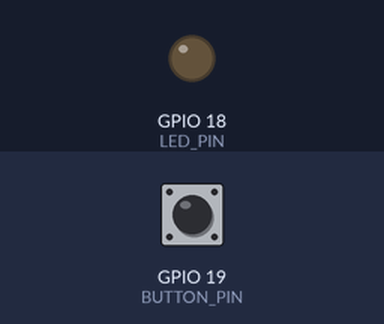
The program below on a simulated ESP32. On the bench: output pins drawn as LEDs (lit = HIGH). The test bench sets the inputs (shaded band); at power-on: GPIO 19 (BUTTON_PIN) HIGH.

Above: at 1.2 s.
1.3 s: GPIO 19 (BUTTON_PIN) pulled LOW for 0.15 s
At 2.5 s:
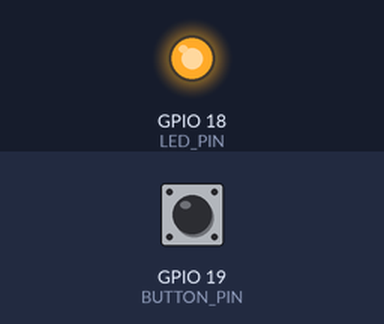
Timing chart, 0 to 4.3 s (numbered marks = the images above; inputs shaded):
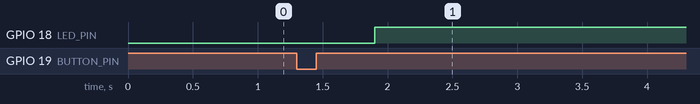

The program:

main.cpp
```cpp
#include <Arduino.h>
#include <OneButton.h>

#define LED_PIN 18      // LED ngoài nối GPIO 18
#define BUTTON_PIN 19   // Nút bấm ngoài nối GPIO 19

OneButton btn(BUTTON_PIN, true, true);

bool ledState = false;
bool isBlinking = false;
unsigned long lastBlinkTime = 0;
const unsigned long blinkInterval = 300; // Chu kỳ nháy 300ms

void handleClick() {
  if (isBlinking) {
    isBlinking = false;
    ledState = false; // Thoát nháy thì tắt hẳn LED
  } else {
    ledState = !ledState;
  }
  digitalWrite(LED_PIN, ledState ? HIGH : LOW);
}

void handleDoubleClick() {
  isBlinking = !isBlinking;
  if (isBlinking) {
    lastBlinkTime = millis();
    digitalWrite(LED_PIN, HIGH); // Bật sáng ngay khi kích hoạt nháy
  } else {
    ledState = false;
    digitalWrite(LED_PIN, LOW);
  }
}

void setup() {
  Serial.begin(115200);

  pinMode(LED_PIN, OUTPUT);
  digitalWrite(LED_PIN, LOW);

  btn.attachClick(handleClick);
  btn.attachDoubleClick(handleDoubleClick);
}

void loop() {
  btn.tick();

  if (isBlinking && (millis() - lastBlinkTime >= blinkInterval)) {
    lastBlinkTime = millis();
    digitalWrite(LED_PIN, !digitalRead(LED_PIN));
  }
}
```

Measured:
- after the input at 1.3 s, GPIO 18 (LED_PIN): LOW → HIGH after 0.60 s
